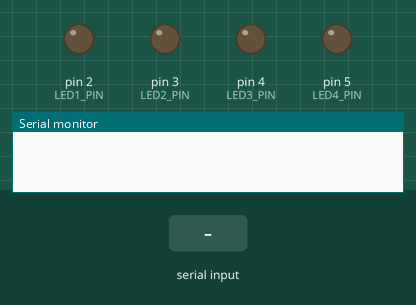
Recording of a sketch running on a simulated Arduino Uno, built with avr-gcc and run on an emulated ATmega328P. Shown: output pins drawn as LEDs (lit = HIGH), the last lines printed to the serial monitor. The test bench sets the inputs (shaded band).

Above: at 1.2 s.
1.3 s: "90,45\n" received over Serial
At 2.6 s:
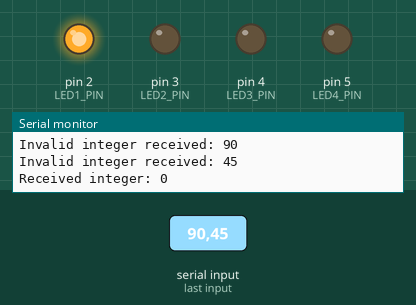
Timing chart, 0 to 4.3 s (numbered marks = the images above; inputs shaded):
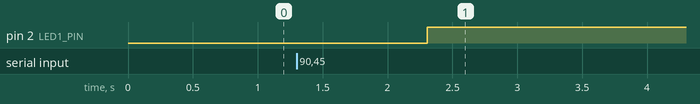

Measured:
- after the input at 1.3 s, pin 2 (LED1_PIN): LOW → HIGH after 1.0 s

The sketch:

project.ino
```cpp
#define LED1_PIN 2
#define LED2_PIN 3
#define LED3_PIN 4
#define LED4_PIN 5

int led_pins[] = {LED1_PIN, LED2_PIN, LED3_PIN, LED4_PIN};

void setup() {
  Serial.begin(9600);
  for (int pin : led_pins) {
    pinMode(pin, OUTPUT);
    digitalWrite(pin, LOW);  // Ensure all LEDs are initially off
  }
}

void loop() {
  if (Serial.available() > 0) {
    int received = Serial.parseInt();  // Parse the incoming integer

    // Check if a valid integer was received
    if (received >= 0 && received <= 3) {
      // Turn off all LEDs
      for (int i = 0; i < 4; i++) {
        digitalWrite(led_pins[i], LOW);
      }

      // Turn on the corresponding LED based on parsed value
      digitalWrite(led_pins[received], HIGH);

      // Debug: Print received integer
      Serial.print("Received integer: ");
      Serial.println(received);
    } else {
      // Print an error message for invalid input
      Serial.print("Invalid integer received: ");
      Serial.println(received);
    }
  }
}
```
